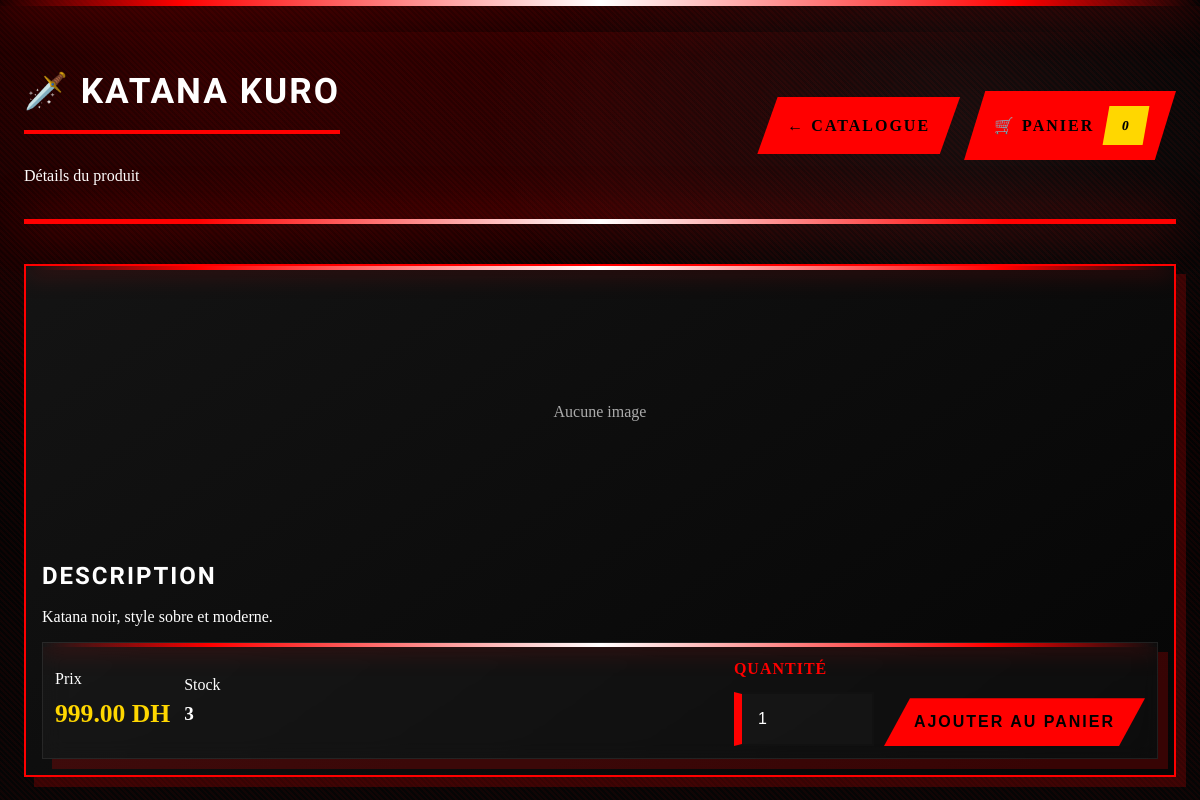
Screenshot of /php/public/product.php?id=2 with the database file from the repository.
### tables this page shows
CREATE TABLE products (
  id INT AUTO_INCREMENT PRIMARY KEY,
  name VARCHAR(190) NOT NULL,
  description TEXT NULL,
  price DECIMAL(10,2) NOT NULL DEFAULT 0.00,
  stock INT NOT NULL DEFAULT 0,
  image VARCHAR(255) NULL,
  created_at TIMESTAMP DEFAULT CURRENT_TIMESTAMP,
  CHECK (stock >= 0),
  CHECK (price >= 0)
);

### php/includes/cart.php (called while the page is built, shortened)
<?php
function cart_get(): array {
  return $_SESSION['cart'];
}

### php/public/product.php (the view, shortened to what this page needs)
<?php
require_once __DIR__ . "/../includes/cart.php";
$id = (int)($_GET['id'] ?? 0);
$stmt = $pdo->prepare("SELECT id, name, description, price, stock, image FROM products WHERE id = ?");
$stmt->execute([$id]);
$p = $stmt->fetch(PDO::FETCH_ASSOC);
?>
<!doctype html>
<html lang="fr">
<head>
  <link rel="stylesheet" href="assets/style.css">
</head>
<body class="page">
  <div class="topbar">
    <div>
      <h2>🗡️ <?= htmlspecialchars($p['name']) ?></h2>
      <div class="muted" style="margin-top:4px;">
        Détails du produit
      </div>
    </div>
    <div class="actions">
      <a class="btn btn-soft" href="/mini-ecommerce/php/public/index.php">← Catalogue</a>
      <a class="btn btn-outline" href="/mini-ecommerce/php/public/cart.php">
        🛒 Panier <span class="badge"><?= count(cart_get()) ?></span>
      </a>
    </div>
  </div>
  <div class="card" style="padding:16px; margin-top:14px;">
    <?php if (!empty($p['image'])): ?>
      <img
        class="product-img"
        src="/mini-ecommerce/php/public/uploads/<?= htmlspecialchars($p['image']) ?>"
        alt="<?= htmlspecialchars($p['name']) ?>"
        style="height:320px; border-radius: var(--radius);"
      >
    <?php else: ?>
      <div class="product-img" style="height:260px; display:grid; place-items:center; opacity:.65;">
        Aucune image
      </div>
    <?php endif; ?>
    <div style="padding-top:14px;">
      <h3 style="margin-bottom:6px; color: var(--chrome);">Description</h3>
      <div class="muted" style="margin-bottom:12px;">
        <?= nl2br(htmlspecialchars($p['description'] ?? 'Aucune description.')) ?>
      </div>
      <div class="card" style="padding:12px; border-radius: var(--radius); background: rgba(255,255,255,.03); border: 1px solid rgba(255,255,255,.08);">
        <div style="display:flex; gap:14px; flex-wrap:wrap; align-items:center; justify-content:space-between;">
          <div>
            <div class="muted">Prix</div>
            <div style="font-size:1.6rem; font-weight:800; color: var(--gold);">
              <?= number_format((float)$p['price'], 2) ?> DH
            </div>
          </div>
          <div>
            <div class="muted">Stock</div>
            <div style="font-size:1.2rem; font-weight:800;">
              <?= (int)$p['stock'] ?>
            </div>
          </div>
          <div style="min-width:260px; flex:1;">
            <?php if ((int)$p['stock'] > 0): ?>
              <form method="post" action="/mini-ecommerce/php/public/cart.php" style="display:flex; gap:10px; flex-wrap:wrap; align-items:end; justify-content:flex-end;">
                <div style="width:140px;">
                  <label for="qty">Quantité</label>
                  <input id="qty" type="number" name="qty" value="1" min="1">
                </div>
                <button class="btn btn-green" type="submit">
                  Ajouter au panier
                </button>
              </form>
            <?php else: ?>
              <div class="btn btn-soft" style="cursor:default; opacity:.7; width:100%; justify-content:center;">
                Rupture de stock
              </div>
            <?php endif; ?>
          </div>
        </div>
      </div>
    </div>
  </div>
</body>
</html>

### rows the page displays
products: name "KATANA KURO", description "Katana noir, style sobre et moderne.", price "999.00", stock "3"

### other values shown
count(cart_get()) "0"
